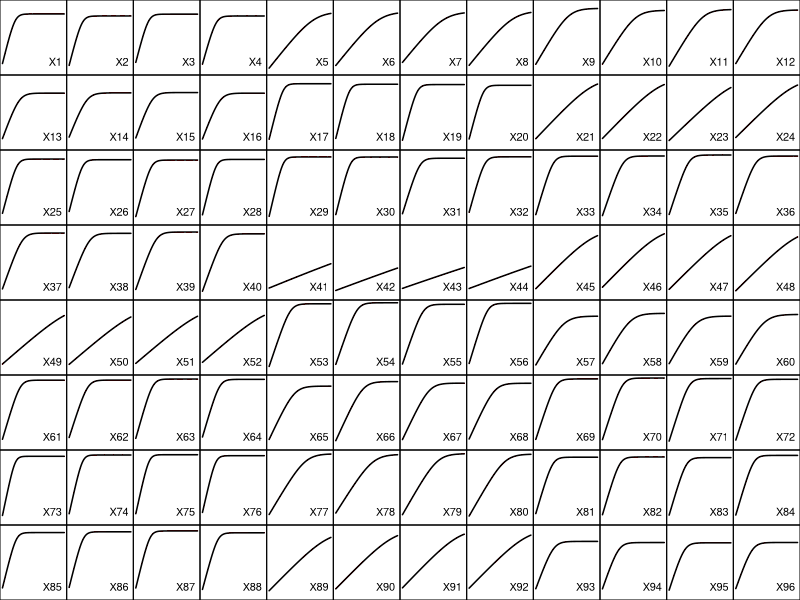

This chart was generated by the following R code:
# test script to demonstrate adaptive smoothing

# read in data
curves = read.csv('SimulatedGrowthCurves.csv')

# the first column is time
# ideally it should be regularly spaced

time = seq_along(curves$Time)
X = paste('X', 2, sep='')

xy.in = list(x=time, y=curves[[X]])

smooth.adaptive = function(x, y=NULL, pct=0.1, niter=NULL) {
  # performs jack-knifed / cross-validated smoothing
  
  if (!is.null(x$y)) {
    xy.in = x
  } else {
    xy.in = list(x=x, y=y)
  }
  
  if (is.null(niter)) {
    niter = ceiling(length(xy.in$x)*pct)*10
  }
  
  XY = list(pct=pct, niter=niter)
  for (i in 1:niter) {
    set.seed(i) # this ensures that the same fit happens with repeated runs
    ix = sort(sample(xy.in$x, floor((1-pct)*length(xy.in$x))))
    
    xy = list(x=xy.in$x[ix], y=xy.in$y[ix])
    
    xy.s = smooth.spline(xy)           # smoothing of sampled data
    xy.ss = spline(xy.s, xout=xy.in$x) # spline interpolate to full range
    
    if (i == 1) {
      # first iteration, set trajectory
      XY[['x']]=xy.ss$x
      XY[['y']]=xy.ss$y
    } else {
      # gather the mean trajectory of all iterations
      XY$y = (XY$y + xy.ss$y) / 2
    }
  }
    
  return(XY)
  
}

#xy.out = smooth.adaptive(xy.in)
#plot(xy.out, type='l', log='y', main=sprintf('iter: %d', xy.out$niter))
#points(xy.in, pch=16, cex=0.2, col='red')

curves.s = curves[,-1]
curves.s = lapply(curves.s, function(y){
  y.s = smooth.adaptive(list(x=time, y=y), niter=10)$y
  #y.s.n = y.s / min(y.s[1:floor(length(y.s)*0.05)])
  return(y.s)
})
curves.s = data.frame(curves.s)

#matplot(curves.s, type='l', log='y')

windows(12,8)
par(mar=c(0,0,0,0))
layout(matrix(1:96, nrow=8, ncol=12, byrow=T))
lapply(1:96, function(i){
  plot(time, curves[[i+1]], type='p', pch=16, cex=0.2, col='red', log='y', xaxt='n', yaxt='n', ylim=c(0.005, max(curves[,-1])))
  lines(time, curves.s[[i]], lwd=1.5)
  legend('bottomright', legend=colnames(curves)[i+1], bty='n')
})